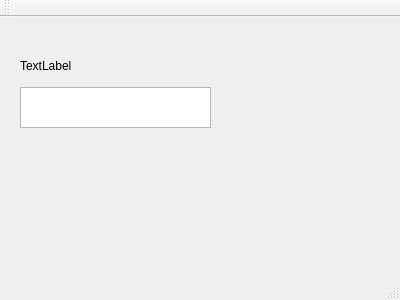
<?xml version="1.0" encoding="UTF-8"?>
<ui version="4.0">
 <class>MainWindow</class>
 <widget class="QMainWindow" name="MainWindow">
  <property name="geometry">
   <rect>
    <x>0</x>
    <y>0</y>
    <width>400</width>
    <height>300</height>
   </rect>
  </property>
  <property name="windowTitle">
   <string>MainWindow</string>
  </property>
  <widget class="QWidget" name="centralWidget">
   <widget class="QTextEdit" name="textEdit">
    <property name="geometry">
     <rect>
      <x>20</x>
      <y>70</y>
      <width>191</width>
      <height>41</height>
     </rect>
    </property>
   </widget>
   <widget class="QLabel" name="label">
    <property name="geometry">
     <rect>
      <x>20</x>
      <y>40</y>
      <width>220</width>
      <height>17</height>
     </rect>
    </property>
    <property name="text">
     <string>TextLabel</string>
    </property>
   </widget>
  </widget>
  <widget class="QMenuBar" name="menuBar">
   <property name="geometry">
    <rect>
     <x>0</x>
     <y>0</y>
     <width>400</width>
     <height>22</height>
    </rect>
   </property>
  </widget>
  <widget class="QToolBar" name="mainToolBar">
   <attribute name="toolBarArea">
    <enum>TopToolBarArea</enum>
   </attribute>
   <attribute name="toolBarBreak">
    <bool>false</bool>
   </attribute>
  </widget>
  <widget class="QStatusBar" name="statusBar"/>
 </widget>
 <layoutdefault spacing="6" margin="11"/>
 <resources/>
 <connections/>
</ui>
